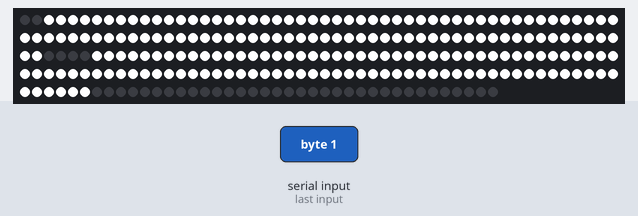
Bench run of a program on a simulated Arduino Mega 2560, built with avr-gcc and run on an emulated ATmega2560. On the bench: 240 RGB LEDs in strip order, left to right, continuing on the next row. The inputs (shaded band) are chosen by the test bench. What the program prints to the serial monitor is not drawn.

1.5 s: byte 1 (1) received over Serial
Above: at 3.0 s.
Timing chart, 0 to 4.5 s (numbered marks = the images above; inputs shaded):
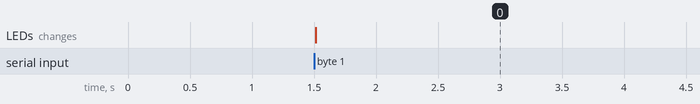

The program:

main.cpp
```cpp
#include <Arduino.h>
#include <FastLED.h>  // Library for ws2801x led strips from http://FastLED.io
#define NUM_LEDS 240  // sets number of LEDs on strip
#define DATA_PIN 6    // digital out pin on the Arduino
#define totalBands 25 // sets the number of bands in message
CRGB leds[NUM_LEDS];  // create CRGB object of led strip

int time_delay = 500; // msec
float brightness = 0.5;
float vid_scale = brightness * 256.0;

int serialValue;
int bandNumber = 0;
int mode = 101;
int value;
int bandIntensities[totalBands] = {0};
int bandHues[totalBands] = {0};
int bandSaturations[totalBands] = {0};

int bandSize = 4; // first and last band need one added to it
int bandNum = 0;
int startStrip = 2; // index of first LED
int offset = 4;     // number of LEDs turned off between spirals

void updateBands() {
  // For each band, update the LEDs assigned to it with the latest Hue,
  // Saturation, Value

  int bandNum = 0;
  int LEDcount = 0;

  for (int LEDi = startStrip; LEDi < startStrip + 100; LEDi++) {

    // Serial.println(LEDi);
    // Serial.println(bandNum); // set band stuff
    leds[LEDi] = CHSV(bandHues[bandNum], bandSaturations[bandNum],
                      bandIntensities[bandNum]);

    LEDcount++;
    if (LEDcount == 4) {
      LEDcount = 0;
      bandNum++;
    }
  }

  bandNum = 24;
  LEDcount = 0;
  int reverseStrip = startStrip + 100 + offset;

  bandNum = 0;
  LEDcount = 0;
  for (int LEDi = reverseStrip + 100 - 1; LEDi > reverseStrip - 1; LEDi--) {

    // Serial.println(LEDi);
    // Serial.println(bandNum); // set band stuff
    leds[LEDi] = CHSV(bandHues[bandNum], bandSaturations[bandNum],
                      bandIntensities[bandNum]);

    LEDcount++;
    if (LEDcount == 4) {
      LEDcount = 0;
      bandNum++;
    }
  }
}

void setIntensity(int &band, int &intensity) {
  // Saves intensity as 0->100 converted 0->255 value in bandHue array.
  // Intensity must be an int percentage.
  bandIntensities[band] = map(intensity, 0, 100, 0, 255);
}

void setHue(int &band, int &hue) {
  // From hue % value, saves hue (0->255) in bandHues array.
  // (Note: hue value must be received as int percentage).
  bandHues[band] = map(hue, 0, 100, 0, 255);
}

void setSaturation(int &band, int &saturation) {
  // From hue % value, saves hue (0->255) in bandHues array.
  // (Note: hue value must be received as int percentage).
  bandSaturations[band] = map(saturation, 0, 100, 0, 255);
}

void setBandsBlack() {
  for (int i = 0; i < totalBands; i++) {
    bandIntensities[i] = 0; // set all intensity values to 0, black
  }
}
void setBandsWhite() {
  for (int i = 0; i < totalBands; i++) {
    bandSaturations[i] = 0;   // set all saturations to 0, white
    bandIntensities[i] = 255; // set all intensity values to 255, bright
  }
}

void setup() {
  FastLED.addLeds<WS2812B, DATA_PIN, GRB>(leds, NUM_LEDS);
  for (int i = 0; i < NUM_LEDS; i++) {
    leds[i] = CRGB::Black;
  }
  for (int i = 0; i < totalBands; i++) {
    bandHues[i] = 0;          // set all hues to 0, red by default
    bandSaturations[i] = 255; // set all saturations to 255, colour by default
    bandIntensities[i] = 0;   // set all intensities to 0, off by default
  }
  FastLED.show();
  Serial.begin(9600); // highest baud rate: 115200, standard: 9600
  while (!Serial) {
    ; // wait for Serial to establish
  }
  Serial.println("\nCochlea Model LED Control");
  Serial.println("v0.1");
  Serial.println("");
  Serial.println("March 2018");
  Serial.println("Ben Greenberg");
  Serial.println("github.com/nebbles");
  Serial.println("");
  Serial.println("---------------------");
  Serial.println("LED Strip: WS2812B");
  Serial.print("DATA_PIN: ");
  Serial.println(DATA_PIN);
  Serial.print("NUM of LEDs: ");
  Serial.println(NUM_LEDS);
  Serial.print("Total bands: ");
  Serial.println(totalBands);
  Serial.println("---------------------");
  Serial.println("101: All bands on/off");
  Serial.println("102: Set intensities");
  Serial.println("103: Set hues");
  Serial.println("104: Set saturations");
  Serial.println("---------------------");
}

void loop() {
  if (Serial.available() > 0) {
    serialValue = Serial.read(); // reads 1 value in msg at a time
    // Serial.print("Serial read: ");
    // Serial.println(serialValue); // debug the value

    // IF NUMBER RECEIVED > 100 THEN MODE RECEIVED AT START OF MESSAGE
    if (serialValue > 100) {
      switch (serialValue) {
      case 101:
        bandNumber = 0; // reset band number for upcoming values
        mode = 101;     // set mode
        break;
      case 102:
        bandNumber = 0;
        mode = 102;
        break;
      case 103:
        bandNumber = 0;
        mode = 103;
        break;
      case 104:
        bandNumber = 0;
        mode = 104;
        break;
      }
    } else {
      switch (mode) {
      case 101: // action for the special mode (controlling all bands at once)
        if (serialValue == 0) {
          setBandsBlack();
          updateBands();
          FastLED.show();
        } else if (serialValue == 1) {
          setBandsWhite();
          updateBands();
          FastLED.show();
        }
        break;
      case 102:
        setIntensity(bandNumber, serialValue); // set intensity of band X
        bandNumber++;                          // increment bandNumber
        break;

      case 103:
        setHue(bandNumber, serialValue); // set colour Hue of band X
        bandNumber++;                    // increment bandNumber
        break;

      case 104:
        setSaturation(bandNumber, serialValue); // set colour Hue of band X
        bandNumber++;                           // increment bandNumber
        break;
      }

      if (bandNumber == totalBands) {
        updateBands();  // update LEDs based on band values
        bandNumber = 0; // reset band number
        FastLED.show(); // refresh state of LED strip
      }
    }
  }
}
```

Measured:
- after the input at 1.5 s, the LEDs: change at once (image 0)
